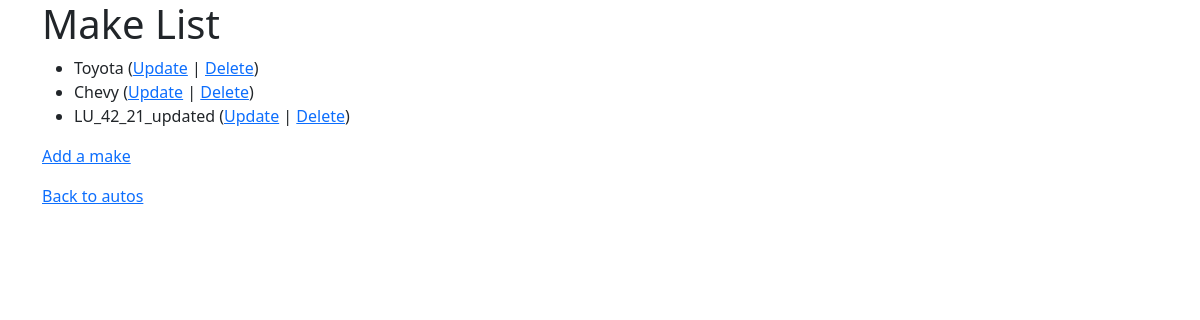
Page /autos/lookup/ (signed in) on the committed database.
### autos/models.py (models this page shows, shortened)
class Make(models.Model):
    name = models.CharField(
            max_length=200,
            help_text='Enter a make (e.g. Dodge)',
            validators=[MinLengthValidator(2, "Make must be greater than 1 character")]
    )

### autos/views.py (the view)
# urls.py: path('lookup/', MakeView.as_view(), name='make_list'),
class MakeView(LoginRequiredMixin, View):
    def get(self, request):
        ml = Make.objects.all()
        ctx = {'make_list': ml}
        return render(request, 'autos/make_list.html', ctx)

### home/context_processors.py (called while the page is built)
def settings(request):
    return {
        'settings': django_settings,
    }

### autos/templates/autos/make_list.html
{% extends "base_bootstrap.html" %}
{% block content %}
  <h1>Make List</h1>
  {% if make_list %}
  <ul>
    {% for make in make_list %}
      <li>
          {{ make.name }}
         (<a href="{% url 'autos:make_update' make.id %}">Update</a> |
          <a href="{% url 'autos:make_delete' make.id %}">Delete</a>)
      </li>
    {% endfor %}
  </ul>
  {% else %}
    <p>There are no makes in the library.</p>
  {% endif %}
  <p><a href="{% url 'autos:make_create' %}">Add a make</a></p>
  <p>
    <a href="{% url 'autos:all' %}">Back to autos</a>
  </p>
{% endblock %}

### rows in the picture
Make: name "Toyota"
Make: name "Chevy"
Make: name "LU_42_21_updated"
